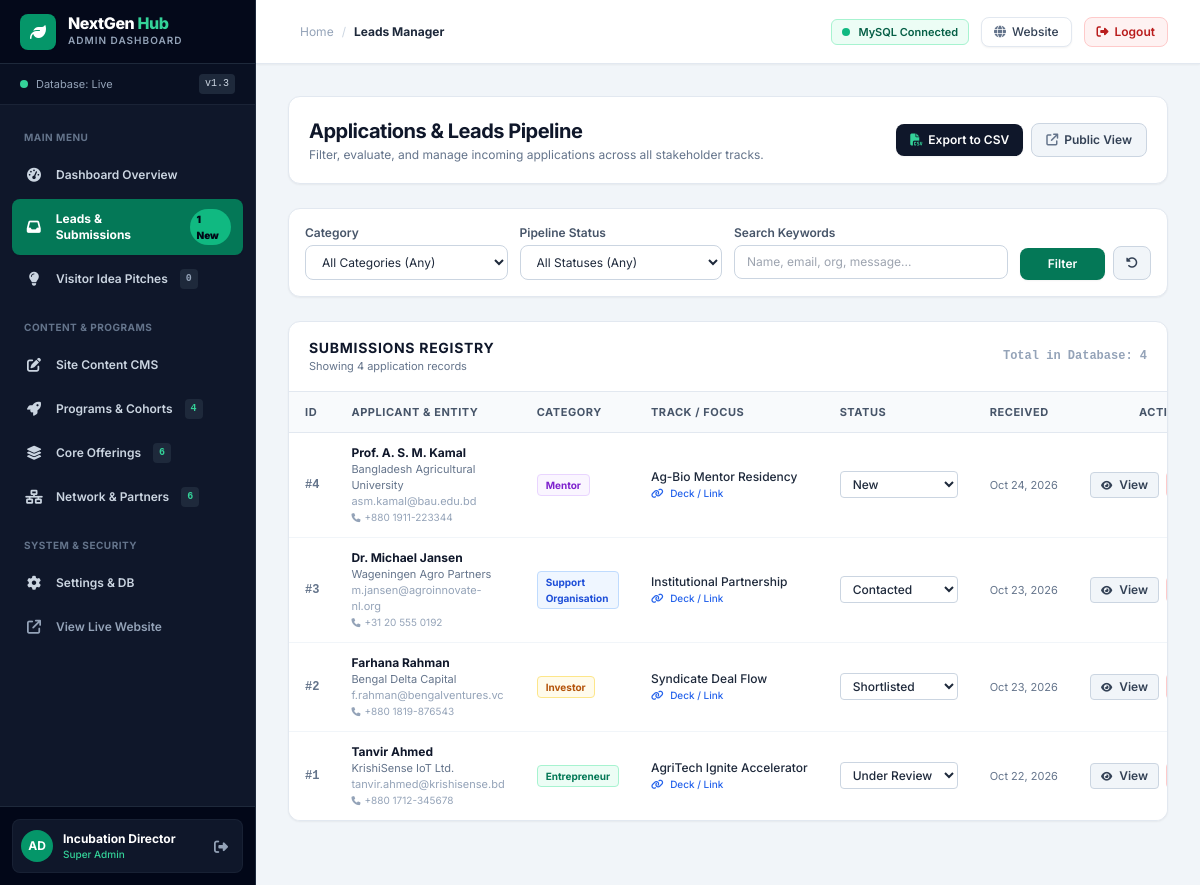
The page /admin/submissions.php (signed in) on the database its author committed.
### tables this page shows
CREATE TABLE IF NOT EXISTS `hub_submissions` (
    `id` INT UNSIGNED AUTO_INCREMENT PRIMARY KEY,
    `full_name` VARCHAR(150) NOT NULL,
    `email` VARCHAR(150) NOT NULL,
    `phone` VARCHAR(50) DEFAULT NULL,
    `organization` VARCHAR(150) DEFAULT NULL,
    `category` ENUM('Entrepreneur', 'Investor', 'Support Organisation', 'Mentor') NOT NULL,
    `sub_interest` VARCHAR(100) DEFAULT NULL,
    `pitch_url` VARCHAR(255) DEFAULT NULL,
    `message` TEXT NOT NULL,
    `admin_notes` TEXT DEFAULT NULL,
    `ip_address` VARCHAR(45) DEFAULT NULL,
    `status` ENUM('New', 'Under Review', 'Shortlisted', 'Contacted', 'Archived') DEFAULT 'New',
    `created_at` TIMESTAMP DEFAULT CURRENT_TIMESTAMP,
    `updated_at` TIMESTAMP DEFAULT CURRENT_TIMESTAMP ON UPDATE CURRENT_TIMESTAMP,
    INDEX `idx_category` (`category`),
    INDEX `idx_created_at` (`created_at`),
    INDEX `idx_status` (`status`)
);

### includes/db.php (called while the page is built, shortened)
<?php
function getDbConnection() {
    static $pdo = null;
    if ($pdo !== null) {
        return $pdo;
    }
    $options = [
        PDO::ATTR_ERRMODE            => PDO::ERRMODE_EXCEPTION,
        PDO::ATTR_DEFAULT_FETCH_MODE => PDO::FETCH_ASSOC,
        PDO::ATTR_EMULATE_PREPARES   => false,
        PDO::ATTR_TIMEOUT            => 2,
    ];
    $dsn = "mysql:host=" . DB_HOST . ";port=" . DB_PORT . ";dbname=" . DB_NAME . ";charset=utf8mb4";
    try {
        $pdo = new PDO($dsn, DB_USER, DB_PASS, $options);
        return $pdo;
    } catch (PDOException $e) {
        error_log("Primary DB connection attempt failed (" . DB_HOST . "): " . $e->getMessage());
    }
    return null;
}
function getHubSubmissions($limit = 50, $category = null) {
    $pdo = getDbConnection();
    if ($pdo !== null) {
        try {
            $sql = "SELECT * FROM hub_submissions";
            $params = [];
            $sql .= " ORDER BY created_at DESC LIMIT " . (int)$limit;
            $stmt = $pdo->prepare($sql);
            $stmt->execute($params);
            return $stmt->fetchAll();
        } catch (PDOException $e) {
            error_log("Failed to query submissions: " . $e->getMessage());
        }
    }
}

### admin/submissions.php (the view, shortened to what this page needs)
<?php
require_once __DIR__ . '/auth.php';
$categoryFilter = $_GET['category'] ?? null;
$statusFilter = $_GET['status'] ?? null;
$search = trim($_GET['search'] ?? '');
$allSubmissions = getHubSubmissions(300, $categoryFilter);
$submissions = array_filter($allSubmissions, function ($item) use ($statusFilter, $search) {
    if ($statusFilter && $item['status'] !== $statusFilter) {
        return false;
    }
    if ($search !== '') {
        $haystack = strtolower($item['full_name'] . ' ' . $item['email'] . ' ' . $item['organization'] . ' ' . $item['message']);
        if (strpos($haystack, strtolower($search)) === false) {
            return false;
        }
    }
    return true;
});
?>
<div class="max-w-7xl">
    <div class="mb-6 bg-white p-5 rounded-xl border border-slate-200 shadow-sm flex flex-col sm:flex-row sm:items-center justify-between gap-4">
        <div>
            <h1 class="text-xl font-bold text-slate-900 tracking-tight">Applications & Leads Pipeline</h1>
            <p class="text-xs text-slate-500 mt-0.5">Filter, evaluate, and manage incoming applications across all stakeholder tracks.</p>
        </div>
        <div class="flex items-center space-x-2">
            <a href="submissions.php?action=export_csv<?= $categoryFilter ? '&category=' . urlencode($categoryFilter) : '' ?><?= $statusFilter ? '&status=' . urlencode($statusFilter) : '' ?>" class="inline-flex items-center px-3.5 py-2 bg-slate-900 hover:bg-black text-white text-xs font-semibold rounded-lg shadow-sm transition">
                <i class="fa-solid fa-file-csv mr-1.5 text-emerald-400"></i> Export to CSV
            </a>
            <a href="../submissions.php" target="_blank" class="inline-flex items-center px-3.5 py-2 bg-slate-100 hover:bg-slate-200 text-slate-700 text-xs font-semibold rounded-lg border border-slate-300 transition">
                <i class="fa-solid fa-arrow-up-right-from-square mr-1.5 text-slate-500"></i> Public View
            </a>
        </div>
    </div>
    <div class="bg-white p-4 rounded-xl border border-slate-200 shadow-sm mb-6">
        <form method="GET" action="submissions.php" class="grid grid-cols-1 sm:grid-cols-4 lg:grid-cols-12 gap-3 text-xs">
            <div class="lg:col-span-3">
                <label class="block font-semibold text-slate-600 mb-1">Category</label>
                <select name="category" class="w-full px-3 py-2 bg-white border border-slate-300 rounded-lg text-slate-800 focus:outline-none focus:border-emerald-600">
                    <option value="">All Categories (Any)</option>
                </select>
            </div>
            <div class="lg:col-span-3">
                <label class="block font-semibold text-slate-600 mb-1">Pipeline Status</label>
                <select name="status" class="w-full px-3 py-2 bg-white border border-slate-300 rounded-lg text-slate-800 focus:outline-none focus:border-emerald-600">
                    <option value="">All Statuses (Any)</option>
                </select>
            </div>
            <div class="lg:col-span-4">
                <label class="block font-semibold text-slate-600 mb-1">Search Keywords</label>
                <input type="text" name="search" value="<?= htmlspecialchars($search) ?>" placeholder="Name, email, org, message..." class="w-full px-3 py-2 bg-white border border-slate-300 rounded-lg text-slate-800 focus:outline-none focus:border-emerald-600">
            </div>
            <div class="lg:col-span-2 flex items-end space-x-2">
                <button type="submit" class="w-full px-3 py-2 bg-emerald-700 hover:bg-emerald-800 text-white font-semibold rounded-lg shadow-sm transition">
                    Filter
                </button>
                <a href="submissions.php" class="px-3 py-2 bg-slate-100 hover:bg-slate-200 text-slate-700 font-semibold rounded-lg border border-slate-300 transition text-center" title="Reset Filters">
                    <i class="fa-solid fa-rotate-left"></i>
                </a>
            </div>
        </form>
    </div>
    <div class="bg-white rounded-xl border border-slate-200 shadow-sm overflow-hidden mb-8">
        <div class="px-5 py-4 border-b border-slate-200 flex items-center justify-between">
            <div>
                <h2 class="text-sm font-bold text-slate-900 uppercase tracking-wider">Submissions Registry</h2>
                <p class="text-[11px] text-slate-500">Showing <?= count($submissions) ?> application records</p>
            </div>
            <span class="text-xs font-mono font-bold text-slate-400">Total in Database: <?= count($allSubmissions) ?></span>
        </div>
        <div class="overflow-x-auto">
            <table class="w-full text-left text-xs border-collapse">
                <thead class="bg-slate-50 text-slate-600 uppercase font-bold text-[11px] tracking-wider border-b border-slate-200">
                    <tr>
                        <th class="px-4 py-3">ID</th>
                        <th class="px-4 py-3">Applicant & Entity</th>
                        <th class="px-4 py-3">Category</th>
                        <th class="px-4 py-3">Track / Focus</th>
                        <th class="px-4 py-3">Status</th>
                        <th class="px-4 py-3">Received</th>
                        <th class="px-4 py-3 text-right">Actions</th>
                    </tr>
                </thead>
                <tbody class="divide-y divide-slate-100 bg-white">
                    <?php if (empty($submissions)): ?>
                        <tr>
                            <td colspan="7" class="px-4 py-10 text-center text-slate-400">
                                No records match the selected filter criteria.
                            </td>
                        </tr>
                    <?php else: ?>
                        <?php foreach ($submissions as $row):
                            $badgeColor = match ($row['category']) {
                                'Entrepreneur' => 'bg-emerald-50 text-emerald-700 border-emerald-200',
                                'Investor' => 'bg-amber-50 text-amber-700 border-amber-200',
                                'Support Organisation' => 'bg-blue-50 text-blue-700 border-blue-200',
                                'Mentor' => 'bg-purple-50 text-purple-700 border-purple-200',
                                default => 'bg-slate-50 text-slate-700 border-slate-200',
                            };
                        ?>
                            <tr class="hover:bg-slate-50 transition">
                                <td class="px-4 py-3 font-mono font-semibold text-slate-500">
                                    #<?= htmlspecialchars($row['id']) ?>
                                </td>
                                <td class="px-4 py-3">
                                    <strong class="font-bold text-slate-900 block"><?= htmlspecialchars($row['full_name']) ?></strong>
                                    <span class="text-[11px] text-slate-500 block"><?= htmlspecialchars($row['organization'] ?: 'Independent') ?></span>
                                    <span class="text-[11px] text-slate-400 block"><?= htmlspecialchars($row['email']) ?></span>
                                    <?php if (!empty($row['phone'])): ?>
                                        <span class="text-[10px] text-slate-400 block"><i class="fa-solid fa-phone text-[9px] mr-1"></i><?= htmlspecialchars($row['phone']) ?></span>
                                    <?php endif; ?>
                                </td>
                                <td class="px-4 py-3">
                                    <span class="inline-flex items-center px-2 py-0.5 rounded text-[10px] font-bold border <?= $badgeColor ?>">
                                        <?= htmlspecialchars($row['category']) ?>
                                    </span>
                                </td>
                                <td class="px-4 py-3 font-medium text-slate-800 max-w-xs truncate" title="<?= htmlspecialchars($row['sub_interest']) ?>">
                                    <?= htmlspecialchars($row['sub_interest'] ?: 'General Program') ?>
                                    <?php if (!empty($row['pitch_url'])): ?>
                                        <a href="<?= htmlspecialchars($row['pitch_url']) ?>" target="_blank" class="block text-[10px] text-blue-600 hover:underline">
                                            <i class="fa-solid fa-link mr-1"></i> Deck / Link
                                        </a>
                                    <?php endif; ?>
                                </td>
                                <td class="px-4 py-3">
                                    <form method="POST" action="submissions.php" class="inline">
                                        <select name="status" onchange="this.form.submit()" class="px-2 py-1 rounded border text-xs font-medium bg-white text-slate-800 border-slate-300 focus:outline-none focus:border-emerald-600">
                                            <option value="New" <?= $row['status'] === 'New' ? 'selected' : '' ?>>New</option>
                                            <option value="Under Review" <?= $row['status'] === 'Under Review' ? 'selected' : '' ?>>Under Review</option>
                                            <option value="Shortlisted" <?= $row['status'] === 'Shortlisted' ? 'selected' : '' ?>>Shortlisted</option>
                                            <option value="Contacted" <?= $row['status'] === 'Contacted' ? 'selected' : '' ?>>Contacted</option>
                                        </select>
                                    </form>
                                </td>
                                <td class="px-4 py-3 text-[11px] text-slate-500 whitespace-nowrap">
                                    <?= date('M d, Y', strtotime($row['created_at'])) ?>
                                </td>
                                <td class="px-4 py-3 text-right whitespace-nowrap space-x-1">
                                    <button type="button"
                                        class="view-lead-btn px-2.5 py-1 rounded bg-slate-100 hover:bg-slate-200 text-slate-700 font-semibold text-xs border border-slate-300 transition"
                                        data-id="<?= htmlspecialchars($row['id']) ?>"
                                        data-name="<?= htmlspecialchars($row['full_name']) ?>"
                                        data-email="<?= htmlspecialchars($row['email']) ?>"
                                        data-phone="<?= htmlspecialchars($row['phone'] ?? '') ?>"
                                        data-org="<?= htmlspecialchars($row['organization'] ?? '') ?>"
                                        data-category="<?= htmlspecialchars($row['category']) ?>"
                                        data-track="<?= htmlspecialchars($row['sub_interest'] ?? '') ?>"
                                        data-pitch="<?= htmlspecialchars($row['pitch_url'] ?? '') ?>"
                                        data-status="<?= htmlspecialchars($row['status']) ?>"
                                        data-notes="<?= htmlspecialchars($row['admin_notes'] ?? '') ?>"
                                        data-date="<?= date('M d, Y H:i', strtotime($row['created_at'])) ?>"
                                        data-message="<?= htmlspecialchars($row['message']) ?>">
                                        <i class="fa-solid fa-eye text-[10px] mr-1"></i> View
                                    </button>
                                </td>
                            </tr>
                        <?php endforeach; ?>
                    <?php endif; ?>
                </tbody>
            </table>
        </div>
    </div>
</div>

### admin/auth.php (style rules this page uses)
body { font-family: 'Inter', system-ui, sans-serif; }

### rows shown on the page
hub_submissions: id "4", full_name "Prof. A. S. M. Kamal", organization "Bangladesh Agricultural University", email "asm.kamal@bau.edu.bd", phone "+880 1911-223344", category "Mentor", sub_interest "Ag-Bio Mentor Residency", status "New", created_at "Oct 24, 2026"
hub_submissions: id "3", full_name "Dr. Michael Jansen", organization "Wageningen Agro Partners", email "m.jansen@agroinnovate-nl.org", phone "+31 20 555 0192", category "Support Organisation", sub_interest "Institutional Partnership", status "Contacted", created_at "Oct 23, 2026"
hub_submissions: id "2", full_name "Farhana Rahman", organization "Bengal Delta Capital", email "f.rahman@bengalventures.vc", phone "+880 1819-876543", category "Investor", sub_interest "Syndicate Deal Flow", status "Shortlisted", created_at "Oct 23, 2026"
hub_submissions: id "1", full_name "Tanvir Ahmed", organization "KrishiSense IoT Ltd.", email "tanvir.ahmed@krishisense.bd", phone "+880 1712-345678", category "Entrepreneur", sub_interest "AgriTech Ignite Accelerator", status "Under Review", created_at "Oct 22, 2026"

### other values the page prints
$stats['new'] "1"
$stats['total_ideas'] "0"
$stats['total_programs'] "4"
$stats['total_offerings'] "6"
$stats['total_partners'] "6"
substr($admin['username'], 0, 2) "AD"
$admin['full_name'] "Incubation Director"
$admin['role'] "Super Admin"
$breadcrumb "Leads Manager"
count($submissions) "4"
count($allSubmissions) "4"
